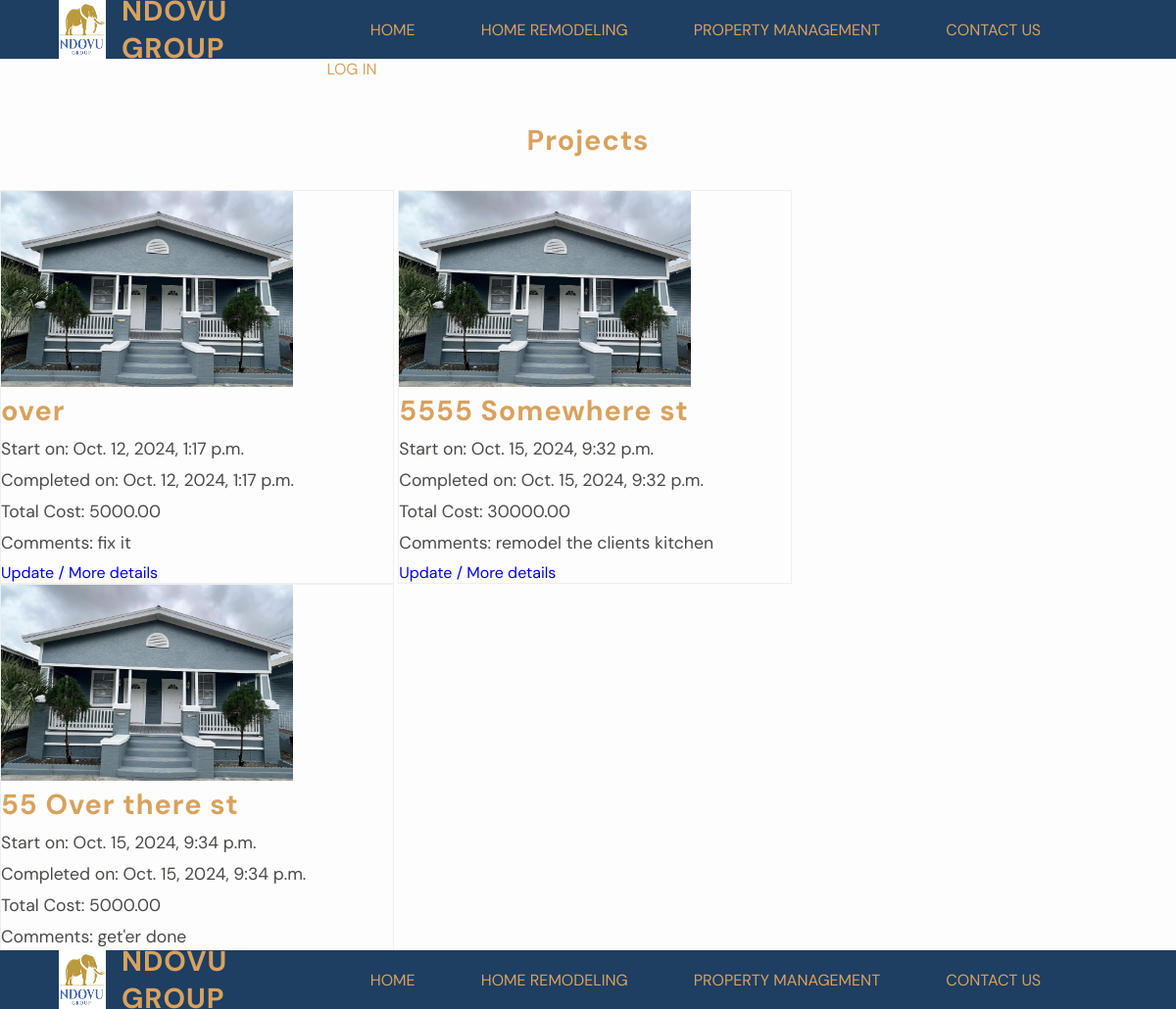
Before: /projects/ with the older database file.
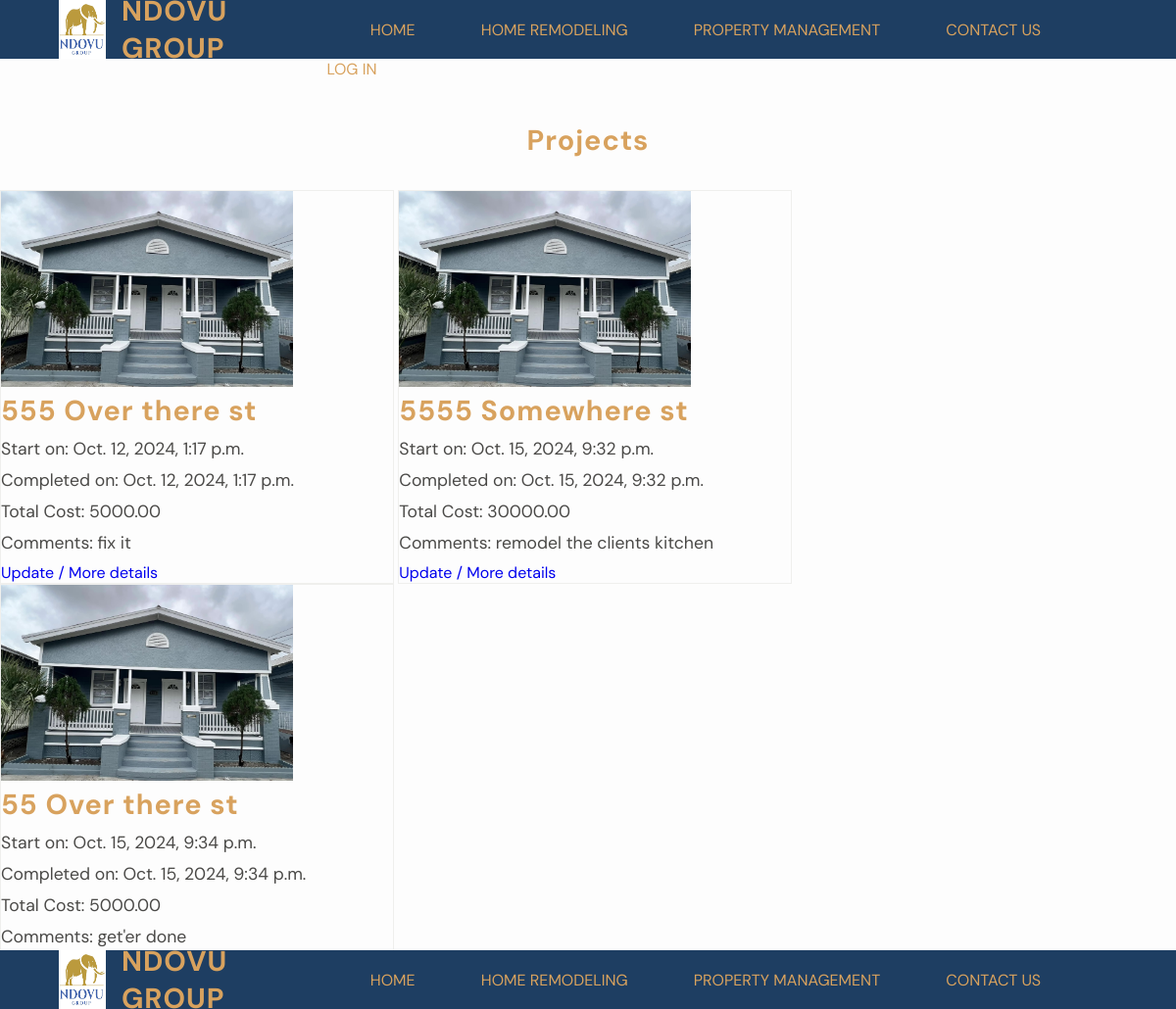
After: the same page with the newer database file.
### projects/models.py (models this page shows, shortened)
class Project(models.Model):
    name = models.CharField(max_length=128)
    image = models.ImageField(upload_to="static/img")
    tasks = models.CharField(max_length=200)
    vendor = models.CharField(max_length=50)
    total_cost = MoneyField(max_digits=14, decimal_places=2, default_currency='USD')
    comments = models.TextField()
    start_date = models.DateTimeField(auto_now_add=True)
    complete_date = models.DateTimeField(null=True, blank=True)

### projects/views.py (the view)
# urls.py: path("", views.ProjectListView.as_view(), name="list"),
class ProjectListView(ListView): #scan ops
        template_name = "projects/projects_list.html"
        model = Project

### templates/projects/projects_list.html (shortened to what this page needs)
{% extends 'base.html' %}
{% load static %}
{% block content %}
    <section class="projects-section center-column ">
        <h2>Projects</h2>
    <div class="projects-list">
    {% for project in project_list %}
        <div class="project-card">
            <img src="{{ project.image.url }}" alt="house before">
                <h2> {{ project.name }} </h2>
                <p> Start on: {{ project.start_date }} </p>
                <p> Completed on: {{ project.complete_date }} </p>
                <p> Total Cost: {{ project.total_cost }} </p>
                <p> Comments: {{ project.comments|truncatechars:64 }} </p>
                <a href="{% url 'update' project.id %}">Update /</a>
                <a href="{% url 'detail' project.id %}">More details</a>
        </div>
        {% endfor %}
    </div>
</section>
{% endblock content %}

### templates/base.html (shortened to what this page needs)
{% load static %}
<!DOCTYPE html>
<html lang="en">
<head>
        <link rel="stylesheet" href="{% static '/css/base.css' %}">
        <link rel="stylesheet" href="{% static '/css/footer.css' %}">
        <link rel="stylesheet" href="{% static '/css/header.css' %}">
        <link rel="stylesheet" href="{% static '/css/section.css' %}">
        <link rel="stylesheet" href="{% static '/css/responsive.css' %}">
</head>
<body>
    <header class="center-row">
        <div class="logo center-row">
            <img src="{% static '/img/NDOVU1.jpg' %}" alt="NDOVU LOGO">
            <a href="{% url 'home' %}">
                <h2>NDOVU GROUP</h2>
            </a>
        </div>
        <nav class="nav-menu">
            <div class="nav-options center-row">
                <a href="{% url 'home' %}">Home</a>
                <a href="{% url 'remodel' %}">Home Remodeling</a>
                <a href="{% url 'property' %}">Property Management</a>
                <a href="{% url 'contact' %}">Contact Us</a>
            </div>
            <div class="nav-options">
                {% if user.is_authenticated %}
                    <a href="{% url 'logout' %}">Log Out</a>
                {% else %}
                    <a href="{% url 'login' %}">Log In</a>
                {% endif %}
            </div>
        </nav>
    </header>
    {% block content %}
    {% endblock content %}
    <footer class="center-row">
    <div class="logo center-row">
        <img src="{% static '/img/NDOVU1.jpg' %}" alt="NDOVU LOGO">
        <a href="{% url 'home' %}">
            <h2>NDOVU GROUP</h2>
        </a>
    </div>
    <nav class="nav-menu">
        <div class="nav-options center-row">
            <a href="{% url 'home' %}">Home</a>
            <a href="{% url 'remodel' %}">Home Remodeling</a>
            <a href="{% url 'property' %}">Property Management</a>
            <a href="{% url 'contact' %}">Contact Us</a>
        </div>
    </nav>
    </footer>
</body>
</html>

### static/css/base.css (style rules this page uses)
:root { --secondary-color-600: #d8a25e; --neutral-color: #4a4947; --neutral-color: #4a4947; --background-color: #fdfdfd; --surface-color: #1e3e62; --Merriweather-font: "Merriweather", sans-serif; --DM-font: "DM Sans", sans-serif; }
* { font-family: var(--DM-font); margin: 0; padding: 0; text-decoration: none; }
html { font-size: 16px; background-color: var(--background-color); }
h2 { font-family: var(--lobster-font); color: var(--secondary-color-600); font-size: 1.8rem; letter-spacing: 0.06rem; }
p { color: var(--neutral-color); line-height: 1.5rem; font-size: 1.1rem; }
.center-row { display: flex; justify-content: center; align-items: center; }
.center-column { display: flex; justify-content: center; align-items: center; flex-direction: column; }

### static/css/footer.css (style rules this page uses)
footer { background-color: var(--surface-color); height: 60px; position: fixed; bottom: 0; width: 100%; }

### static/css/header.css (style rules this page uses)
header { background-color: var(--surface-color); height: 60px; position: sticky; top: 0px; z-index: 9999; }
.logo { width: 20%; height: 100%; gap: 1rem; }
.logo img { width: 20%; height: 100%; }
.nav-menu { width: 70%; height: 100%; }
.nav-options { width: 100%; height: 100%; }
.nav-options a { color: var(--secondary-color-600); font-size: 1rem; text-transform: uppercase; margin: 2%; padding: 1% 2%; }

### static/css/section.css (style rules this page uses)
.projects-section { margin-top: 4rem; }
.projects-list { margin: 2rem 0px; }
.project-card { width: 400px; display: inline-block; border: 1px solid #efefed; }
.project-card p { width: 90%; margin: 0.5rem 0; }
.project-card img { height: 200px; }
.project-card a { width: 100%; }

Changed rows visible on the page:
changed Project "fix it": name "over" → "555 Over there st"
